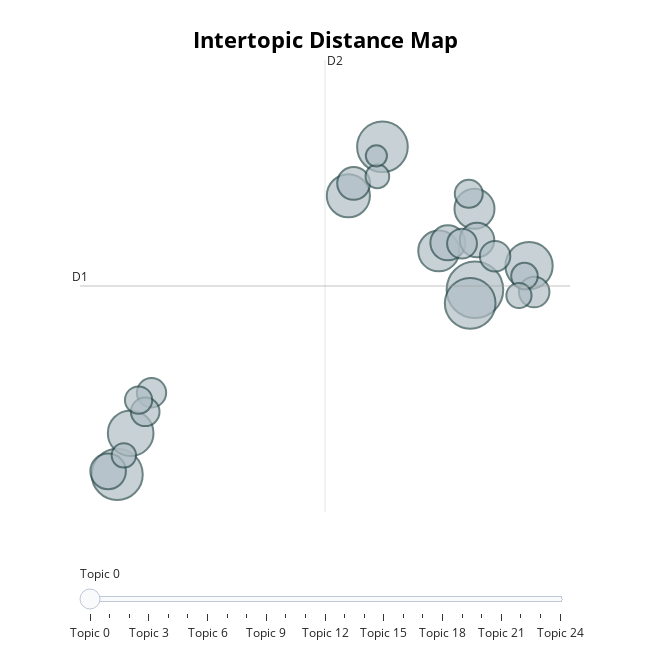

The cell this chart's notebook holds for it:
### Code cell
model.visualize_topics()

### Figure 1 — Plotly figure (JSON) as saved in the notebook; plotly's stock layout.template omitted (floating-point values rounded to 4 significant figures)
{"data": [{"customdata": [[0, "technology | teachers | of | the | and", 86], [1, "writing | feedback | the | and | of", 70], [2, "task | the | in | and | of", 69], [3, "mobile | learning | mall | the | of", 69], [4, "intercultural | telecollaboration | and | the | of", 60], [5, "corpus | the | of | ddl | corpora", 56], [6, "pronunciation | the | asr | of | and", 50], [7, "game | games | gaming | and | learning", 45], [8, "blended | online | the | learning | of", 43], [9, "writing | collaborative | wiki | the | and", 34], [10, "vr | virtual | the | and | of", 33], [11, "online | and | the | for | to", 32], [12, "listening | test | the | of | to", 29], [13, "digital | storytelling | the | and | in", 25], [14, "and | in | language | social | of", 25], [15, "multimodal | of | the | and | in", 24], [16, "captions | comprehension | captioning | caption | full", 23], [17, "vocabulary | of | the | and | to", 22], [18, "flipped | the | classroom | in | and", 21], [19, "reading | students | comprehension | the | and", 20], [20, "and | of | identity | in | the", 19], [21, "call | quot | studies | the | research", 17], [22, "mt | translation | students | machine | texts", 16], [23, "robot | rall | the | and | chatbots", 15], [24, "anxiety | fla | the | and | foreign", 12]], "hovertemplate": "<b>Topic %{customdata[0]}</b><br>%{customdata[1]}<br>Size: %{customdata[2]}", "legendgroup": "", "marker": {"color": "#B0BEC5", "line": {"color": "DarkSlateGrey", "width": 2}, "size": [86, 70, 69, 69, 60, 56, 50, 45, 43, 34, 33, 32, 29, 25, 25, 24, 23, 22, 21, 20, 19, 17, 16, 15, 12], "sizemode": "area", "sizeref": 0.05375, "symbol": "circle"}, "mode": "markers", "name": "", "orientation": "v", "showlegend": false, "type": "scatter", "x": [5.519, -5.482, 2.674, 5.373, 7.183, -5.068, 1.626, 4.406, 5.505, -5.762, 4.687, 5.582, 1.787, 7.341, 6.138, 5.122, -4.427, -4.621, 5.33, -4.825, 7.042, 6.873, -5.279, 2.519, 2.488], "xaxis": "x", "y": [7.604, 4.38, 10.1, 7.367, 8.025, 5.099, 9.245, 8.283, 9.018, 4.432, 8.424, 8.472, 9.462, 7.563, 8.19, 8.41, 5.805, 5.472, 9.28, 5.678, 7.843, 7.503, 4.712, 9.584, 9.942], "yaxis": "y"}], "layout": {"annotations": [{"showarrow": false, "text": "D1", "x": -6.627, "y": 7.669, "yshift": 10}, {"showarrow": false, "text": "D2", "x": 0.9078, "xshift": 10, "y": 11.62}], "height": 650, "hoverlabel": {"bgcolor": "white", "font": {"family": "Rockwell", "size": 16}}, "legend": {"itemsizing": "constant", "tracegroupgap": 0}, "margin": {"t": 60}, "shapes": [{"line": {"color": "#CFD8DC", "width": 2}, "type": "line", "x0": 0.9078, "x1": 0.9078, "y0": 3.723, "y1": 11.62}, {"line": {"color": "#9E9E9E", "width": 2}, "type": "line", "x0": -6.627, "x1": 8.442, "y0": 7.669, "y1": 7.669}], "sliders": [{"active": 0, "pad": {"t": 50}, "steps": [{"args": [{"marker.color": [["red", "#B0BEC5", "#B0BEC5", "#B0BEC5", "#B0BEC5", "#B0BEC5", "#B0BEC5", "#B0BEC5", "#B0BEC5", "#B0BEC5", "#B0BEC5", "#B0BEC5", "#B0BEC5", "#B0BEC5", "#B0BEC5", "#B0BEC5", "#B0BEC5", "#B0BEC5", "#B0BEC5", "#B0BEC5", "#B0BEC5", "#B0BEC5", "#B0BEC5", "#B0BEC5", "#B0BEC5"]]}], "label": "Topic 0", "method": "update"}, {"args": [{"marker.color": [["#B0BEC5", "red", "#B0BEC5", "#B0BEC5", "#B0BEC5", "#B0BEC5", "#B0BEC5", "#B0BEC5", "#B0BEC5", "#B0BEC5", "#B0BEC5", "#B0BEC5", "#B0BEC5", "#B0BEC5", "#B0BEC5", "#B0BEC5", "#B0BEC5", "#B0BEC5", "#B0BEC5", "#B0BEC5", "#B0BEC5", "#B0BEC5", "#B0BEC5", "#B0BEC5", "#B0BEC5"]]}], "label": "Topic 1", "method": "update"}, {"args": [{"marker.color": [["#B0BEC5", "#B0BEC5", "red", "#B0BEC5", "#B0BEC5", "#B0BEC5", "#B0BEC5", "#B0BEC5", "#B0BEC5", "#B0BEC5", "#B0BEC5", "#B0BEC5", "#B0BEC5", "#B0BEC5", "#B0BEC5", "#B0BEC5", "#B0BEC5", "#B0BEC5", "#B0BEC5", "#B0BEC5", "#B0BEC5", "#B0BEC5", "#B0BEC5", "#B0BEC5", "#B0BEC5"]]}], "label": "Topic 2", "method": "update"}, {"args": [{"marker.color": [["#B0BEC5", "#B0BEC5", "#B0BEC5", "red", "#B0BEC5", "#B0BEC5", "#B0BEC5", "#B0BEC5", "#B0BEC5", "#B0BEC5", "#B0BEC5", "#B0BEC5", "#B0BEC5", "#B0BEC5", "#B0BEC5", "#B0BEC5", "#B0BEC5", "#B0BEC5", "#B0BEC5", "#B0BEC5", "#B0BEC5", "#B0BEC5", "#B0BEC5", "#B0BEC5", "#B0BEC5"]]}], "label": "Topic 3", "method": "update"}, {"args": [{"marker.color": [["#B0BEC5", "#B0BEC5", "#B0BEC5", "#B0BEC5", "red", "#B0BEC5", "#B0BEC5", "#B0BEC5", "#B0BEC5", "#B0BEC5", "#B0BEC5", "#B0BEC5", "#B0BEC5", "#B0BEC5", "#B0BEC5", "#B0BEC5", "#B0BEC5", "#B0BEC5", "#B0BEC5", "#B0BEC5", "#B0BEC5", "#B0BEC5", "#B0BEC5", "#B0BEC5", "#B0BEC5"]]}], "label": "Topic 4", "method": "update"}, {"args": [{"marker.color": [["#B0BEC5", "#B0BEC5", "#B0BEC5", "#B0BEC5", "#B0BEC5", "red", "#B0BEC5", "#B0BEC5", "#B0BEC5", "#B0BEC5", "#B0BEC5", "#B0BEC5", "#B0BEC5", "#B0BEC5", "#B0BEC5", "#B0BEC5", "#B0BEC5", "#B0BEC5", "#B0BEC5", "#B0BEC5", "#B0BEC5", "#B0BEC5", "#B0BEC5", "#B0BEC5", "#B0BEC5"]]}], "label": "Topic 5", "method": "update"}, {"args": [{"marker.color": [["#B0BEC5", "#B0BEC5", "#B0BEC5", "#B0BEC5", "#B0BEC5", "#B0BEC5", "red", "#B0BEC5", "#B0BEC5", "#B0BEC5", "#B0BEC5", "#B0BEC5", "#B0BEC5", "#B0BEC5", "#B0BEC5", "#B0BEC5", "#B0BEC5", "#B0BEC5", "#B0BEC5", "#B0BEC5", "#B0BEC5", "#B0BEC5", "#B0BEC5", "#B0BEC5", "#B0BEC5"]]}], "label": "Topic 6", "method": "update"}, {"args": [{"marker.color": [["#B0BEC5", "#B0BEC5", "#B0BEC5", "#B0BEC5", "#B0BEC5", "#B0BEC5", "#B0BEC5", "red", "#B0BEC5", "#B0BEC5", "#B0BEC5", "#B0BEC5", "#B0BEC5", "#B0BEC5", "#B0BEC5", "#B0BEC5", "#B0BEC5", "#B0BEC5", "#B0BEC5", "#B0BEC5", "#B0BEC5", "#B0BEC5", "#B0BEC5", "#B0BEC5", "#B0BEC5"]]}], "label": "Topic 7", "method": "update"}, {"args": [{"marker.color": [["#B0BEC5", "#B0BEC5", "#B0BEC5", "#B0BEC5", "#B0BEC5", "#B0BEC5", "#B0BEC5", "#B0BEC5", "red", "#B0BEC5", "#B0BEC5", "#B0BEC5", "#B0BEC5", "#B0BEC5", "#B0BEC5", "#B0BEC5", "#B0BEC5", "#B0BEC5", "#B0BEC5", "#B0BEC5", "#B0BEC5", "#B0BEC5", "#B0BEC5", "#B0BEC5", "#B0BEC5"]]}], "label": "Topic 8", "method": "update"}, {"args": [{"marker.color": [["#B0BEC5", "#B0BEC5", "#B0BEC5", "#B0BEC5", "#B0BEC5", "#B0BEC5", "#B0BEC5", "#B0BEC5", "#B0BEC5", "red", "#B0BEC5", "#B0BEC5", "#B0BEC5", "#B0BEC5", "#B0BEC5", "#B0BEC5", "#B0BEC5", "#B0BEC5", "#B0BEC5", "#B0BEC5", "#B0BEC5", "#B0BEC5", "#B0BEC5", "#B0BEC5", "#B0BEC5"]]}], "label": "Topic 9", "method": "update"}, {"args": [{"marker.color": [["#B0BEC5", "#B0BEC5", "#B0BEC5", "#B0BEC5", "#B0BEC5", "#B0BEC5", "#B0BEC5", "#B0BEC5", "#B0BEC5", "#B0BEC5", "red", "#B0BEC5", "#B0BEC5", "#B0BEC5", "#B0BEC5", "#B0BEC5", "#B0BEC5", "#B0BEC5", "#B0BEC5", "#B0BEC5", "#B0BEC5", "#B0BEC5", "#B0BEC5", "#B0BEC5", "#B0BEC5"]]}], "label": "Topic 10", "method": "update"}, {"args": [{"marker.color": [["#B0BEC5", "#B0BEC5", "#B0BEC5", "#B0BEC5", "#B0BEC5", "#B0BEC5", "#B0BEC5", "#B0BEC5", "#B0BEC5", "#B0BEC5", "#B0BEC5", "red", "#B0BEC5", "#B0BEC5", "#B0BEC5", "#B0BEC5", "#B0BEC5", "#B0BEC5", "#B0BEC5", "#B0BEC5", "#B0BEC5", "#B0BEC5", "#B0BEC5", "#B0BEC5", "#B0BEC5"]]}], "label": "Topic 11", "method": "update"}, {"args": [{"marker.color": [["#B0BEC5", "#B0BEC5", "#B0BEC5", "#B0BEC5", "#B0BEC5", "#B0BEC5", "#B0BEC5", "#B0BEC5", "#B0BEC5", "#B0BEC5", "#B0BEC5", "#B0BEC5", "red", "#B0BEC5", "#B0BEC5", "#B0BEC5", "#B0BEC5", "#B0BEC5", "#B0BEC5", "#B0BEC5", "#B0BEC5", "#B0BEC5", "#B0BEC5", "#B0BEC5", "#B0BEC5"]]}], "label": "Topic 12", "method": "update"}, {"args": [{"marker.color": [["#B0BEC5", "#B0BEC5", "#B0BEC5", "#B0BEC5", "#B0BEC5", "#B0BEC5", "#B0BEC5", "#B0BEC5", "#B0BEC5", "#B0BEC5", "#B0BEC5", "#B0BEC5", "#B0BEC5", "red", "#B0BEC5", "#B0BEC5", "#B0BEC5", "#B0BEC5", "#B0BEC5", "#B0BEC5", "#B0BEC5", "#B0BEC5", "#B0BEC5", "#B0BEC5", "#B0BEC5"]]}], "label": "Topic 13", "method": "update"}, {"args": [{"marker.color": [["#B0BEC5", "#B0BEC5", "#B0BEC5", "#B0BEC5", "#B0BEC5", "#B0BEC5", "#B0BEC5", "#B0BEC5", "#B0BEC5", "#B0BEC5", "#B0BEC5", "#B0BEC5", "#B0BEC5", "#B0BEC5", "red", "#B0BEC5", "#B0BEC5", "#B0BEC5", "#B0BEC5", "#B0BEC5", "#B0BEC5", "#B0BEC5", "#B0BEC5", "#B0BEC5", "#B0BEC5"]]}], "label": "Topic 14", "method": "update"}, {"args": [{"marker.color": [["#B0BEC5", "#B0BEC5", "#B0BEC5", "#B0BEC5", "#B0BEC5", "#B0BEC5", "#B0BEC5", "#B0BEC5", "#B0BEC5", "#B0BEC5", "#B0BEC5", "#B0BEC5", "#B0BEC5", "#B0BEC5", "#B0BEC5", "red", "#B0BEC5", "#B0BEC5", "#B0BEC5", "#B0BEC5", "#B0BEC5", "#B0BEC5", "#B0BEC5", "#B0BEC5", "#B0BEC5"]]}], "label": "Topic 15", "method": "update"}, {"args": [{"marker.color": [["#B0BEC5", "#B0BEC5", "#B0BEC5", "#B0BEC5", "#B0BEC5", "#B0BEC5", "#B0BEC5", "#B0BEC5", "#B0BEC5", "#B0BEC5", "#B0BEC5", "#B0BEC5", "#B0BEC5", "#B0BEC5", "#B0BEC5", "#B0BEC5", "red", "#B0BEC5", "#B0BEC5", "#B0BEC5", "#B0BEC5", "#B0BEC5", "#B0BEC5", "#B0BEC5", "#B0BEC5"]]}], "label": "Topic 16", "method": "update"}, {"args": [{"marker.color": [["#B0BEC5", "#B0BEC5", "#B0BEC5", "#B0BEC5", "#B0BEC5", "#B0BEC5", "#B0BEC5", "#B0BEC5", "#B0BEC5", "#B0BEC5", "#B0BEC5", "#B0BEC5", "#B0BEC5", "#B0BEC5", "#B0BEC5", "#B0BEC5", "#B0BEC5", "red", "#B0BEC5", "#B0BEC5", "#B0BEC5", "#B0BEC5", "#B0BEC5", "#B0BEC5", "#B0BEC5"]]}], "label": "Topic 17", "method": "update"}, {"args": [{"marker.color": [["#B0BEC5", "#B0BEC5", "#B0BEC5", "#B0BEC5", "#B0BEC5", "#B0BEC5", "#B0BEC5", "#B0BEC5", "#B0BEC5", "#B0BEC5", "#B0BEC5", "#B0BEC5", "#B0BEC5", "#B0BEC5", "#B0BEC5", "#B0BEC5", "#B0BEC5", "#B0BEC5", "red", "#B0BEC5", "#B0BEC5", "#B0BEC5", "#B0BEC5", "#B0BEC5", "#B0BEC5"]]}], "label": "Topic 18", "method": "update"}, {"args": [{"marker.color": [["#B0BEC5", "#B0BEC5", "#B0BEC5", "#B0BEC5", "#B0BEC5", "#B0BEC5", "#B0BEC5", "#B0BEC5", "#B0BEC5", "#B0BEC5", "#B0BEC5", "#B0BEC5", "#B0BEC5", "#B0BEC5", "#B0BEC5", "#B0BEC5", "#B0BEC5", "#B0BEC5", "#B0BEC5", "red", "#B0BEC5", "#B0BEC5", "#B0BEC5", "#B0BEC5", "#B0BEC5"]]}], "label": "Topic 19", "method": "update"}, {"args": [{"marker.color": [["#B0BEC5", "#B0BEC5", "#B0BEC5", "#B0BEC5", "#B0BEC5", "#B0BEC5", "#B0BEC5", "#B0BEC5", "#B0BEC5", "#B0BEC5", "#B0BEC5", "#B0BEC5", "#B0BEC5", "#B0BEC5", "#B0BEC5", "#B0BEC5", "#B0BEC5", "#B0BEC5", "#B0BEC5", "#B0BEC5", "red", "#B0BEC5", "#B0BEC5", "#B0BEC5", "#B0BEC5"]]}], "label": "Topic 20", "method": "update"}, {"args": [{"marker.color": [["#B0BEC5", "#B0BEC5", "#B0BEC5", "#B0BEC5", "#B0BEC5", "#B0BEC5", "#B0BEC5", "#B0BEC5", "#B0BEC5", "#B0BEC5", "#B0BEC5", "#B0BEC5", "#B0BEC5", "#B0BEC5", "#B0BEC5", "#B0BEC5", "#B0BEC5", "#B0BEC5", "#B0BEC5", "#B0BEC5", "#B0BEC5", "red", "#B0BEC5", "#B0BEC5", "#B0BEC5"]]}], "label": "Topic 21", "method": "update"}, {"args": [{"marker.color": [["#B0BEC5", "#B0BEC5", "#B0BEC5", "#B0BEC5", "#B0BEC5", "#B0BEC5", "#B0BEC5", "#B0BEC5", "#B0BEC5", "#B0BEC5", "#B0BEC5", "#B0BEC5", "#B0BEC5", "#B0BEC5", "#B0BEC5", "#B0BEC5", "#B0BEC5", "#B0BEC5", "#B0BEC5", "#B0BEC5", "#B0BEC5", "#B0BEC5", "red", "#B0BEC5", "#B0BEC5"]]}], "label": "Topic 22", "method": "update"}, {"args": [{"marker.color": [["#B0BEC5", "#B0BEC5", "#B0BEC5", "#B0BEC5", "#B0BEC5", "#B0BEC5", "#B0BEC5", "#B0BEC5", "#B0BEC5", "#B0BEC5", "#B0BEC5", "#B0BEC5", "#B0BEC5", "#B0BEC5", "#B0BEC5", "#B0BEC5", "#B0BEC5", "#B0BEC5", "#B0BEC5", "#B0BEC5", "#B0BEC5", "#B0BEC5", "#B0BEC5", "red", "#B0BEC5"]]}], "label": "Topic 23", "method": "update"}, {"args": [{"marker.color": [["#B0BEC5", "#B0BEC5", "#B0BEC5", "#B0BEC5", "#B0BEC5", "#B0BEC5", "#B0BEC5", "#B0BEC5", "#B0BEC5", "#B0BEC5", "#B0BEC5", "#B0BEC5", "#B0BEC5", "#B0BEC5", "#B0BEC5", "#B0BEC5", "#B0BEC5", "#B0BEC5", "#B0BEC5", "#B0BEC5", "#B0BEC5", "#B0BEC5", "#B0BEC5", "#B0BEC5", "red"]]}], "label": "Topic 24", "method": "update"}]}], "title": {"font": {"color": "Black", "size": 22}, "text": "<b>Intertopic Distance Map</b>", "x": 0.5, "xanchor": "center", "y": 0.95, "yanchor": "top"}, "width": 650, "xaxis": {"anchor": "y", "domain": [0, 1], "range": [-6.627, 8.442], "title": {"text": ""}, "visible": false}, "yaxis": {"anchor": "x", "domain": [0, 1], "range": [3.723, 11.62], "title": {"text": ""}, "visible": false}}}
